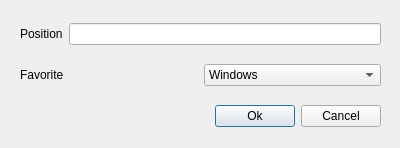
<?xml version="1.0" encoding="UTF-8"?>
<ui version="4.0">
 <class>InfoDialog</class>
 <widget class="QDialog" name="InfoDialog">
  <property name="geometry">
   <rect>
    <x>0</x>
    <y>0</y>
    <width>400</width>
    <height>148</height>
   </rect>
  </property>
  <property name="windowTitle">
   <string>Dialog</string>
  </property>
  <widget class="QWidget" name="">
   <property name="geometry">
    <rect>
     <x>20</x>
     <y>10</y>
     <width>361</width>
     <height>131</height>
    </rect>
   </property>
   <layout class="QVBoxLayout" name="verticalLayout">
    <item>
     <layout class="QHBoxLayout" name="horizontalLayout">
      <item>
       <widget class="QLabel" name="label">
        <property name="text">
         <string>Position</string>
        </property>
       </widget>
      </item>
      <item>
       <widget class="QLineEdit" name="position_line_edit"/>
      </item>
     </layout>
    </item>
    <item>
     <layout class="QHBoxLayout" name="horizontalLayout_2">
      <item>
       <widget class="QLabel" name="label_2">
        <property name="text">
         <string>Favorite</string>
        </property>
       </widget>
      </item>
      <item>
       <widget class="QComboBox" name="favorite_os_combo_box">
        <item>
         <property name="text">
          <string>Windows</string>
         </property>
        </item>
        <item>
         <property name="text">
          <string>Linux</string>
         </property>
        </item>
        <item>
         <property name="text">
          <string>Mac</string>
         </property>
        </item>
       </widget>
      </item>
     </layout>
    </item>
    <item>
     <layout class="QHBoxLayout" name="horizontalLayout_3">
      <item>
       <spacer name="horizontalSpacer">
        <property name="orientation">
         <enum>Qt::Horizontal</enum>
        </property>
        <property name="sizeHint" stdset="0">
         <size>
          <width>40</width>
          <height>20</height>
         </size>
        </property>
       </spacer>
      </item>
      <item>
       <widget class="QPushButton" name="ok_button">
        <property name="text">
         <string>Ok</string>
        </property>
       </widget>
      </item>
      <item>
       <widget class="QPushButton" name="cancel_button">
        <property name="text">
         <string>Cancel</string>
        </property>
       </widget>
      </item>
     </layout>
    </item>
   </layout>
  </widget>
 </widget>
 <resources/>
 <connections/>
</ui>
